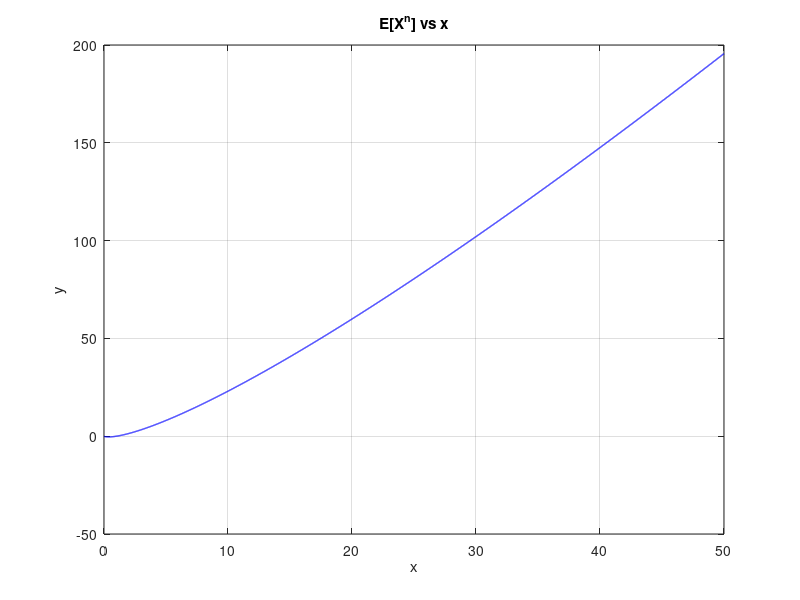

Here is the MATLAB script that generated this plot:
x = 0.0:0.01:50;
y1 = x .* log(x);
figure;
plot(x, y1, 'b', 'LineWidth', 1, 'DisplayName', 'x * ln(x)');
xlabel('x');
ylabel('y');
title('E[X^n] vs x');
grid on;
hold off;